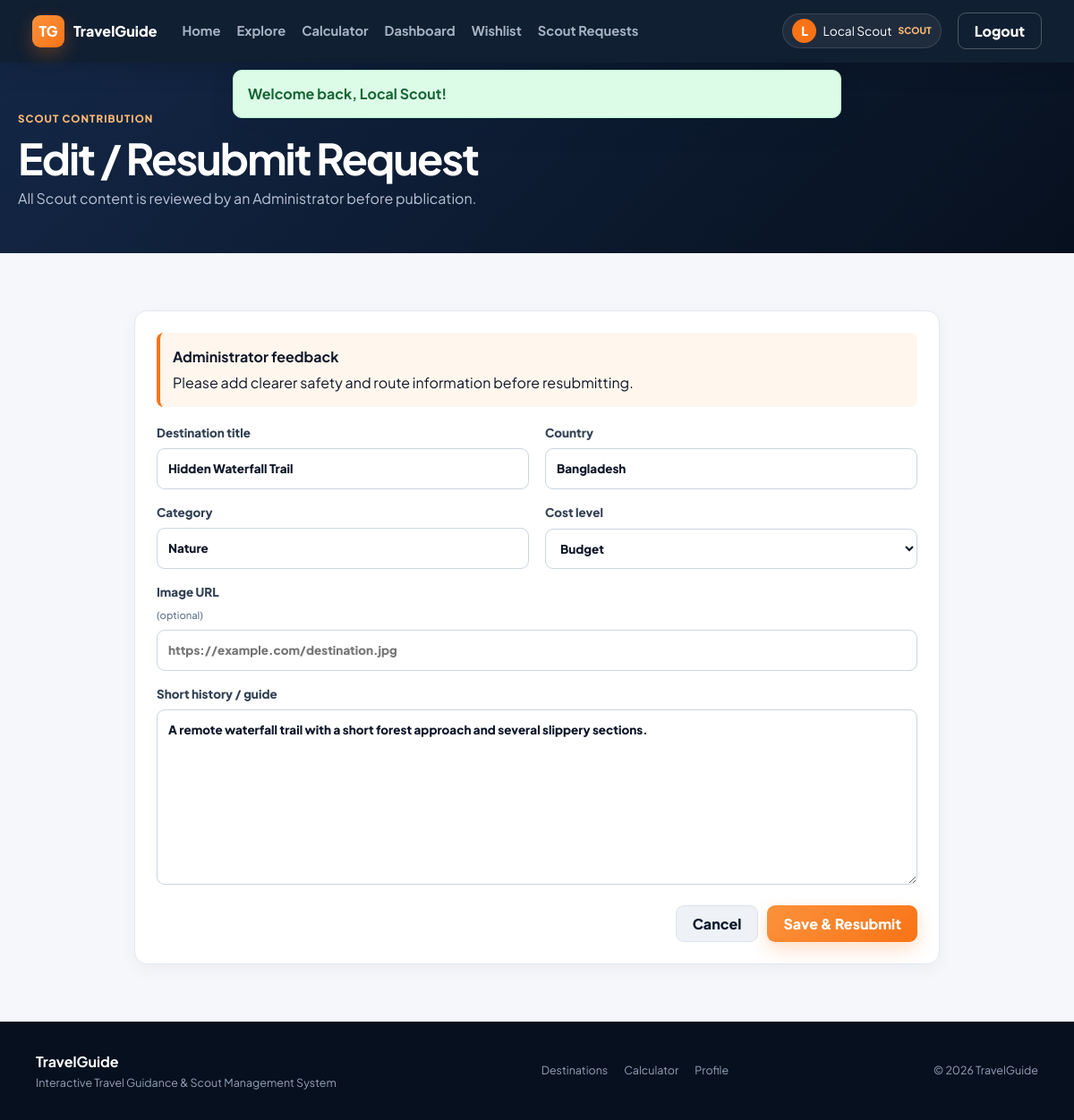
The app's page /index.php?route=scout/request/edit&id=1 (signed in) with its own data.
### tables this page shows
CREATE TABLE post_requests (
    id INT AUTO_INCREMENT PRIMARY KEY,
    scout_id INT NULL,
    title VARCHAR(180) NOT NULL,
    short_history TEXT NOT NULL,
    country VARCHAR(100) NOT NULL,
    category VARCHAR(100) NOT NULL,
    cost_level ENUM('Budget','Moderate','Expensive') NOT NULL DEFAULT 'Moderate',
    image_url VARCHAR(800) NULL,
    status ENUM('pending','approved','rejected','change_requested') NOT NULL DEFAULT 'pending',
    admin_feedback TEXT NULL,
    created_at TIMESTAMP NOT NULL DEFAULT CURRENT_TIMESTAMP,
    updated_at TIMESTAMP NOT NULL DEFAULT CURRENT_TIMESTAMP ON UPDATE CURRENT_TIMESTAMP,
    INDEX idx_request_scout (scout_id),
    INDEX idx_request_status (status),
    CONSTRAINT fk_request_scout FOREIGN KEY (scout_id) REFERENCES users(id) ON DELETE SET NULL
);

### app/Core/Controller.php (called while the page is built, shortened)
<?php
abstract class Controller
{
    protected function view(string $view, array $data = []): void
    {
        $file = APP_ROOT . '/app/Views/' . $view . '.php';
        extract($data, EXTR_SKIP);
        require APP_ROOT . '/app/Views/layouts/header.php';
        require $file;
        require APP_ROOT . '/app/Views/layouts/footer.php';
    }
}

### app/Controllers/ScoutController.php (called while the page is built, shortened)
<?php
class ScoutController extends Controller
{
    public function edit(): void
    {
        $id=(int)($_GET['id']??0);
        $request=(new PostRequest())->findForScout($id,Auth::id());
        $this->view('scout/form',['title'=>'Edit / Resubmit Destination Request','request'=>$request]);
    }
}

### app/Core/Router.php (called while the page is built, shortened)
<?php
class Router
{
    private array $routes = [];
    public function get(string $route, array $handler): void
    {
        $this->routes['GET'][$route] = $handler;
    }
    public function post(string $route, array $handler): void
    {
        $this->routes['POST'][$route] = $handler;
    }
    public function dispatch(): void
    {
        $method = strtoupper($_SERVER['REQUEST_METHOD'] ?? 'GET');
        $route = trim((string)($_GET['route'] ?? ''), '/');
        $handler = $this->routes[$method][$route] ?? null;
        [$class, $action] = $handler;
        $controller = new $class();
        $controller->$action();
    }
}

### index.php (called while the page is built, shortened)
<?php
require_once __DIR__ . '/config/bootstrap.php';
$router = new Router();
$router->get('', [HomeController::class, 'index']);
$router->get('home', [HomeController::class, 'index']);
$router->get('explore', [HomeController::class, 'explore']);
$router->get('post', [PostController::class, 'show']);
$router->get('login', [AuthController::class, 'loginForm']);
$router->post('login', [AuthController::class, 'login']);
$router->get('register', [AuthController::class, 'registerForm']);
$router->post('register', [AuthController::class, 'register']);
$router->post('logout', [AuthController::class, 'logout']);
$router->get('forgot-password', [AuthController::class, 'forgotForm']);
$router->post('forgot-password', [AuthController::class, 'forgot']);
$router->get('reset-password', [AuthController::class, 'resetForm']);
$router->post('reset-password', [AuthController::class, 'reset']);
$router->get('dashboard', [DashboardController::class, 'index']);
$router->get('profile', [ProfileController::class, 'show']);
$router->get('profile/edit', [ProfileController::class, 'edit']);
$router->post('profile/update', [ProfileController::class, 'update']);
$router->post('profile/password', [ProfileController::class, 'password']);
$router->post('profile/delete', [ProfileController::class, 'delete']);
$router->get('wishlist', [WishlistController::class, 'index']);
$router->post('wishlist/toggle', [WishlistController::class, 'toggle']);
$router->post('comment/store', [CommentController::class, 'store']);
$router->post('comment/delete', [CommentController::class, 'deleteOwn']);
$router->get('calculator', [CalculatorController::class, 'index']);
$router->post('calculator/calculate', [CalculatorController::class, 'calculate']);
$router->get('scout/requests', [ScoutController::class, 'requests']);
$router->get('scout/request/create', [ScoutController::class, 'create']);
$router->post('scout/request/store', [ScoutController::class, 'store']);
$router->get('scout/request/edit', [ScoutController::class, 'edit']);
$router->post('scout/request/update', [ScoutController::class, 'update']);
$router->post('scout/request/delete', [ScoutController::class, 'delete']);
$router->get('admin/dashboard', [AdminController::class, 'dashboard']);
$router->get('admin/users', [AdminController::class, 'users']);
$router->post('admin/user/add', [AdminController::class, 'addUser']);
$router->post('admin/user/verify', [AdminController::class, 'verifyUser']);
$router->post('admin/user/delete', [AdminController::class, 'deleteUser']);
$router->get('admin/requests', [AdminController::class, 'requests']);
$router->post('admin/request/review', [AdminController::class, 'reviewRequest']);
$router->get('admin/posts', [AdminController::class, 'posts']);
$router->get('admin/post/edit', [AdminController::class, 'editPost']);
$router->post('admin/post/update', [AdminController::class, 'updatePost']);
$router->post('admin/post/delete', [AdminController::class, 'deletePost']);
$router->get('admin/comments', [AdminController::class, 'comments']);
$router->post('admin/comment/delete', [AdminController::class, 'deleteComment']);
$router->dispatch();

### config/bootstrap.php (called while the page is built, shortened)
<?php
spl_autoload_register(function (string $class): void {
    $prefixes = [
        'App\\Core\\' => APP_ROOT . '/app/Core/',
        'App\\Controllers\\' => APP_ROOT . '/app/Controllers/',
        'App\\Models\\' => APP_ROOT . '/app/Models/',
    ];
    foreach ($prefixes as $prefix => $baseDir) {
        if (str_starts_with($class, $prefix)) {
            $relative = substr($class, strlen($prefix));
            $file = $baseDir . str_replace('\\', '/', $relative) . '.php';
            return;
        }
    }
});
require_once APP_ROOT . '/app/helpers.php';

### app/Core/Database.php (called while the page is built, shortened)
<?php
class Database
{
    private static ?PDO $instance = null;
    public static function connection(): PDO
    {
        if (self::$instance === null) {
            $dsn = 'mysql:host=' . DB_HOST . ';port=' . DB_PORT . ';dbname=' . DB_NAME . ';charset=utf8mb4';
            try {
                self::$instance = new PDO($dsn, DB_USER, DB_PASS, [
                    PDO::ATTR_ERRMODE => PDO::ERRMODE_EXCEPTION,
                    PDO::ATTR_DEFAULT_FETCH_MODE => PDO::FETCH_ASSOC,
                    PDO::ATTR_EMULATE_PREPARES => false,
                ]);
            } catch (PDOException $e) {
                http_response_code(500);
                $message = APP_ENV === 'development' ? $e->getMessage() : 'Database connection failed.';
                exit('<h1>Database Error</h1><p>' . htmlspecialchars($message, ENT_QUOTES, 'UTF-8') . '</p><p>Import <code>database.sql</code> and verify config/app.php.</p>');
            }
        }
        return self::$instance;
    }
}

### app/Core/Auth.php (called while the page is built, shortened)
<?php
class Auth
{
    public static function check(): bool
    {
        return isset($_SESSION['user']['id']);
    }
    public static function id(): ?int
    {
        return self::check() ? (int)$_SESSION['user']['id'] : null;
    }
}

### app/Core/Model.php (called while the page is built, shortened)
<?php
abstract class Model
{
    public function __construct()
    {
        $this->db = Database::connection();
    }
}

### app/Models/PostRequest.php (called while the page is built, shortened)
<?php
class PostRequest extends Model
{
    public function findForScout(int $id, int $scoutId): ?array
    {
        $stmt = $this->db->prepare('SELECT * FROM post_requests WHERE id=? AND scout_id=? LIMIT 1');
        $stmt->execute([$id,$scoutId]);
        return $stmt->fetch() ?: null;
    }
}

### app/helpers.php (called while the page is built, shortened)
<?php
function e(?string $value): string
{
    return htmlspecialchars((string)$value, ENT_QUOTES, 'UTF-8');
}
function base_path_url(): string
{
    $script = $_SERVER['SCRIPT_NAME'] ?? '/index.php';
    $dir = rtrim(str_replace('\\', '/', dirname($script)), '/');
    return $dir === '' || $dir === '.' ? '' : $dir;
}
function url(string $route = '', array $params = []): string
{
    $base = base_path_url() . '/index.php';
    if ($route !== '') {
        $params = ['route' => $route] + $params;
    }
    return $params ? $base . '?' . http_build_query($params) : $base;
}

### app/Views/scout/form.php (the view)
<?php $editing = !empty($request); ?>
<section class="page-hero compact"><div class="container"><span class="eyebrow">Scout Contribution</span><h1><?= $editing?'Edit / Resubmit Request':'Create Destination Post Request' ?></h1><p>All Scout content is reviewed by an Administrator before publication.</p></div></section>
<section class="section container"><div class="panel form-panel">
<?php if($editing && $request['admin_feedback']): ?><div class="feedback-box"><strong>Administrator feedback</strong><p><?= nl2br(e($request['admin_feedback'])) ?></p></div><?php endif; ?>
<form method="post" action="<?= e($editing?url('scout/request/update'):url('scout/request/store')) ?>"><?= csrf_field() ?><?php if($editing): ?><input type="hidden" name="id" value="<?= (int)$request['id'] ?>"><?php endif; ?>
<div class="form-grid two"><label>Destination title<input name="title" value="<?= e($editing?$request['title']:old('title')) ?>" required></label><label>Country<input name="country" value="<?= e($editing?$request['country']:old('country')) ?>" required></label><label>Category<input name="category" value="<?= e($editing?$request['category']:old('category')) ?>" placeholder="Adventure, Nature, Trekking..." required></label><label>Cost level<select name="cost_level" required><?php $cv=$editing?$request['cost_level']:old('cost_level','Moderate'); foreach(['Budget','Moderate','Expensive'] as $opt): ?><option <?= $cv===$opt?'selected':'' ?>><?= e($opt) ?></option><?php endforeach; ?></select></label><label class="span-2">Image URL <small>(optional)</small><input type="url" name="image_url" value="<?= e($editing?($request['image_url']??''):old('image_url')) ?>" placeholder="https://example.com/destination.jpg"></label><label class="span-2">Short history / guide<textarea name="short_history" rows="8" maxlength="5000" required><?= e($editing?$request['short_history']:old('short_history')) ?></textarea></label></div>
<div class="form-actions"><a class="btn btn-soft" href="<?= e(url('scout/requests')) ?>">Cancel</a><button class="btn btn-primary" type="submit"><?= $editing?'Save & Resubmit':'Submit for Review' ?></button></div></form></div>

### public/assets/css/app.css (style rules this page uses)
:root { --navy: #0d1b2e; --navy-2: #132746; --navy-3: #07101e; --orange: #f97316; --orange-dark: #ea580c; --blue: #2563eb; --bg: #f5f7fb; --card: #ffffff; --text: #0f172a; --muted: #64748b; --border: #e2e8f0; --green: #15803d; --red: #b91c1c; --amber: #b45309; --radius: 14px; --shadow: 0 12px 32px rgba(15, 23, 42, .08); }
* { box-sizing: border-box; }
html { scroll-behavior: smooth; }
body { margin: 0; font-family: 'Plus Jakarta Sans', system-ui, sans-serif; color: var(--text); background: var(--bg); line-height: 1.6; }
a { color: inherit; text-decoration: none; }
button, input, select, textarea { font: inherit; }
button { cursor: pointer; }
.container { width: min(1180px, calc(100% - 40px)); margin: 0 auto; }
.section { padding: 64px 0; }
.btn { border: 0; border-radius: 9px; padding: 10px 18px; display: inline-flex; align-items: center; justify-content: center; gap: 8px; font-weight: 750; line-height: 1.2; transition: .2s ease; }
.btn-primary { color: #fff; background: linear-gradient(135deg,#fb923c,var(--orange)); box-shadow: 0 8px 20px rgba(249,115,22,.23); }
.btn-soft { background: #eef2f7; color: var(--navy); border: 1px solid #dce3ed; }
.eyebrow { display: inline-block; font-size: .72rem; letter-spacing: .09em; text-transform: uppercase; font-weight: 800; color: #fdba74; }
.page-hero { padding: 70px 0; color: #fff; background: linear-gradient(135deg,var(--navy-2),var(--navy-3)); }
.page-hero.compact { padding: 48px 0; }
.page-hero h1 { margin: 8px 0 5px; font-size: clamp(2rem,4vw,3.2rem); line-height: 1.1; letter-spacing: -.04em; }
.page-hero p { margin: 0; max-width: 760px; color: #b9c5d7; }
input, select, textarea { width: 100%; border: 1px solid #cbd5e1; border-radius: 9px; padding: 11px 12px; background: #fff; color: var(--text); outline: none; transition: border .15s, box-shadow .15s; }
textarea { resize: vertical; }
label { display: grid; gap: 7px; font-size: .84rem; font-weight: 750; color: #334155; margin-bottom: 15px; }
label small { font-weight: 500; color: var(--muted); }
.panel { padding:24px; background:#fff; border:1px solid var(--border); border-radius:14px; box-shadow:0 6px 20px rgba(15,23,42,.04); }
.form-grid.two { display:grid; grid-template-columns:1fr 1fr; gap:0 18px; }
.span-2 { grid-column:1 / -1; }
.form-actions { display:flex; justify-content:flex-end; gap:10px; margin-top:8px; }
.form-panel { max-width:900px; margin:0 auto; }
.feedback-box { padding:14px; margin-bottom:18px; border-left:4px solid var(--orange); background:#fff7ed; border-radius:8px; }
.feedback-box p { margin:4px 0 0; }

### records on screen
post_requests: admin_feedback "Please add clearer safety and route information before resubmitting.", title "Hidden Waterfall Trail", country "Bangladesh", category "Nature", short_history "A remote waterfall trail with a short forest approach and several slippery sections."

### other values on screen
substr($user['name'],0,1) "L"
$user['name'] "Local Scout"
$user['role'] "SCOUT"
$success "Welcome back, Local Scout!"
form field cost_level "Budget"
